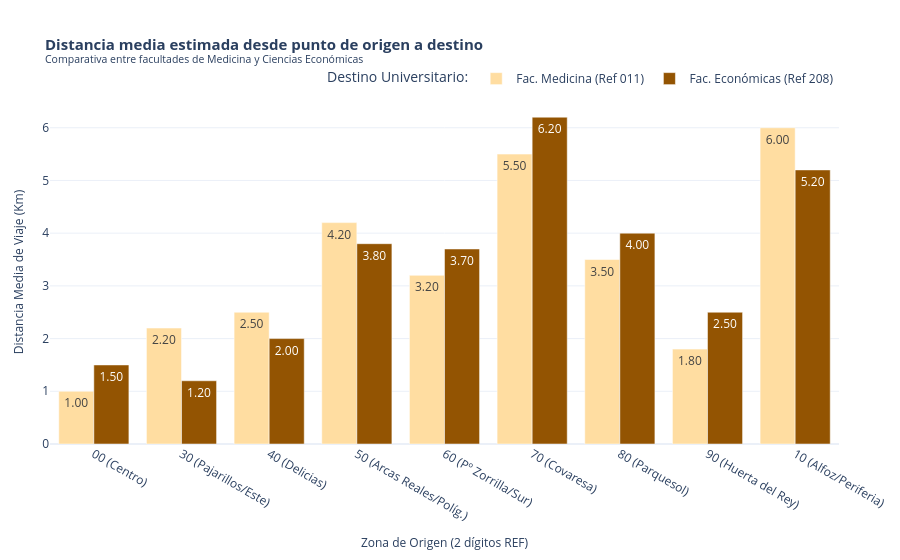

The code cell stored with this chart in its notebook:
### Markdown cell above
**Perfil: estudiante o investigador con conexión a Facultad de Medicina (referencia 011) y Ciencias Económicas (referencia 208)**

Al no disponer de coordenadas exactas, se utilzia la referencia: columna que refleja el pefil geográfico que agrupa cada una de las estaciones por cercanía y distrito. 
Para ello: 
- Se define la distancia media estimada en kilómetros desde cada punto de origen hasta cada uno de los destinos universitarios. 
- Los resultados se verán reflejados en un gráfico de barras agrupadas.

### Code cell
import pandas as pd
import plotly.express as px # type: ignore
distancia_media = {
    "Zona Origen": ["00 (Centro)", "30 (Pajarillos/Este)", "40 (Delicias)", "50 (Arcas Reales/Políg.)", 
                    "60 (Pº Zorrilla/Sur)", "70 (Covaresa)", "80 (Parquesol)", "90 (Huerta del Rey)", 
                    "10 (Alfoz/Periferia)"] * 2,
    "Facultad Destino": ["Fac. Medicina (Ref 011)"] * 9 + ["Fac. Económicas (Ref 208)"] * 9,
    "Distancia Media (Km)": [
        # Distancias medias a Fac. Medicina (Centro-Norte)
        1.0, 2.2, 2.5, 4.2, 3.2, 5.5, 3.5, 1.8, 6.0,
        # Distancias medias a Fac. Económicas (Campus la Magdalena - Noreste)
        1.5, 1.2, 2.0, 3.8, 3.7, 6.2, 4.0, 2.5, 5.2
    ]
}
df_distancia = pd.DataFrame(distancia_media)

fig_dist = px.bar(
    df_distancia,
    x="Zona Origen",
    y="Distancia Media (Km)",
    color="Facultad Destino",
    barmode="group",
    title="<b>Distancia media estimada desde punto de origen a destino</b><br>"
          "<sup>Comparativa entre facultades de Medicina y Ciencias Económicas</sup>",
    labels={
        "Distancia Media (Km)": "Distancia Media de Viaje (Km)",
        "Zona Origen": "Zona de Origen (2 dígitos REF)"
    },
    color_discrete_map={
        "Fac. Medicina (Ref 011)": "#ffdda1",
        "Fac. Económicas (Ref 208)": "#935402"
    },
    text_auto=".2f"
)
fig_dist.update_layout(
    template="plotly_white",
    title_font_size=15,
    xaxis_title_font_size=12,
    yaxis_title_font_size=12,
    legend=dict(
        title="Destino Universitario:",
        orientation="h",
        yanchor="bottom",
        y=1.02,
        xanchor="right",
        x=1
    ),
    margin=dict(l=50, r=50, t=100, b=50)
)
fig_dist.show()

### Figure 1 — Plotly figure (JSON) as saved in the notebook; plotly's stock layout.template omitted (floating-point values rounded to 4 significant figures)
{"data": [{"alignmentgroup": "True", "hovertemplate": "Facultad Destino=Fac. Medicina (Ref 011)<br>Zona de Origen (2 dígitos REF)=%{x}<br>Distancia Media de Viaje (Km)=%{y}<extra></extra>", "legendgroup": "Fac. Medicina (Ref 011)", "marker": {"color": "#ffdda1", "pattern": {"shape": ""}}, "name": "Fac. Medicina (Ref 011)", "offsetgroup": "Fac. Medicina (Ref 011)", "orientation": "v", "showlegend": true, "textposition": "auto", "texttemplate": "%{y:.2f}", "type": "bar", "x": ["00 (Centro)", "30 (Pajarillos/Este)", "40 (Delicias)", "50 (Arcas Reales/Políg.)", "60 (Pº Zorrilla/Sur)", "70 (Covaresa)", "80 (Parquesol)", "90 (Huerta del Rey)", "10 (Alfoz/Periferia)"], "xaxis": "x", "y": [1.0, 2.2, 2.5, 4.2, 3.2, 5.5, 3.5, 1.8, 6.0], "yaxis": "y"}, {"alignmentgroup": "True", "hovertemplate": "Facultad Destino=Fac. Económicas (Ref 208)<br>Zona de Origen (2 dígitos REF)=%{x}<br>Distancia Media de Viaje (Km)=%{y}<extra></extra>", "legendgroup": "Fac. Económicas (Ref 208)", "marker": {"color": "#935402", "pattern": {"shape": ""}}, "name": "Fac. Económicas (Ref 208)", "offsetgroup": "Fac. Económicas (Ref 208)", "orientation": "v", "showlegend": true, "textposition": "auto", "texttemplate": "%{y:.2f}", "type": "bar", "x": ["00 (Centro)", "30 (Pajarillos/Este)", "40 (Delicias)", "50 (Arcas Reales/Políg.)", "60 (Pº Zorrilla/Sur)", "70 (Covaresa)", "80 (Parquesol)", "90 (Huerta del Rey)", "10 (Alfoz/Periferia)"], "xaxis": "x", "y": [1.5, 1.2, 2.0, 3.8, 3.7, 6.2, 4.0, 2.5, 5.2], "yaxis": "y"}], "layout": {"barmode": "group", "legend": {"orientation": "h", "title": {"text": "Destino Universitario:"}, "tracegroupgap": 0, "x": 1, "xanchor": "right", "y": 1.02, "yanchor": "bottom"}, "margin": {"b": 50, "l": 50, "r": 50, "t": 100}, "title": {"font": {"size": 15}, "text": "<b>Distancia media estimada desde punto de origen a destino</b><br><sup>Comparativa entre facultades de Medicina y Ciencias Económicas</sup>"}, "xaxis": {"anchor": "y", "domain": [0, 1], "title": {"font": {"size": 12}, "text": "Zona de Origen (2 dígitos REF)"}}, "yaxis": {"anchor": "x", "domain": [0, 1], "title": {"font": {"size": 12}, "text": "Distancia Media de Viaje (Km)"}}}}
